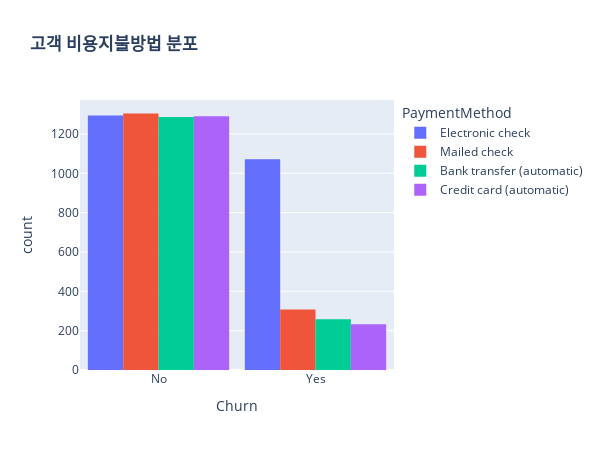

The notebook cell this image was saved under:
### Markdown cell above
- 이탈한 고객이라면, 인터넷 서비스를 제공받지 않아서 이탈했을 것 같다고 생각했지만 오히려 제공받지 않은 고객의 이탈 비율이 극히 낮았다

### Code cell
fig = px.histogram(df, x='Churn', color='PaymentMethod', barmode='group',
                  title='<b>고객 비용지불방법 분포<b>')
fig.update_layout(width=600, height=450, bargap=0.1)
fig.show()

### Figure 1 — Plotly figure (JSON) as saved in the notebook; plotly's stock layout.template omitted (floating-point values rounded to 4 significant figures; data arrays with more than 128 entries replaced by an {"elided": "..."} marker saying what was removed)
{"data": [{"alignmentgroup": "True", "bingroup": "x", "hovertemplate": "PaymentMethod=Electronic check<br>Churn=%{x}<br>count=%{y}<extra></extra>", "legendgroup": "Electronic check", "marker": {"color": "#636efa", "pattern": {"shape": ""}}, "name": "Electronic check", "offsetgroup": "Electronic check", "orientation": "v", "showlegend": true, "type": "histogram", "x": {"elided": "2365 str values"}, "xaxis": "x", "yaxis": "y"}, {"alignmentgroup": "True", "bingroup": "x", "hovertemplate": "PaymentMethod=Mailed check<br>Churn=%{x}<br>count=%{y}<extra></extra>", "legendgroup": "Mailed check", "marker": {"color": "#EF553B", "pattern": {"shape": ""}}, "name": "Mailed check", "offsetgroup": "Mailed check", "orientation": "v", "showlegend": true, "type": "histogram", "x": {"elided": "1612 str values"}, "xaxis": "x", "yaxis": "y"}, {"alignmentgroup": "True", "bingroup": "x", "hovertemplate": "PaymentMethod=Bank transfer (automatic)<br>Churn=%{x}<br>count=%{y}<extra></extra>", "legendgroup": "Bank transfer (automatic)", "marker": {"color": "#00cc96", "pattern": {"shape": ""}}, "name": "Bank transfer (automatic)", "offsetgroup": "Bank transfer (automatic)", "orientation": "v", "showlegend": true, "type": "histogram", "x": {"elided": "1544 str values"}, "xaxis": "x", "yaxis": "y"}, {"alignmentgroup": "True", "bingroup": "x", "hovertemplate": "PaymentMethod=Credit card (automatic)<br>Churn=%{x}<br>count=%{y}<extra></extra>", "legendgroup": "Credit card (automatic)", "marker": {"color": "#ab63fa", "pattern": {"shape": ""}}, "name": "Credit card (automatic)", "offsetgroup": "Credit card (automatic)", "orientation": "v", "showlegend": true, "type": "histogram", "x": {"elided": "1522 str values"}, "xaxis": "x", "yaxis": "y"}], "layout": {"bargap": 0.1, "barmode": "group", "height": 450, "legend": {"title": {"text": "PaymentMethod"}, "tracegroupgap": 0}, "title": {"text": "<b>고객 비용지불방법 분포<b>"}, "width": 600, "xaxis": {"anchor": "y", "domain": [0, 1], "title": {"text": "Churn"}}, "yaxis": {"anchor": "x", "domain": [0, 1], "title": {"text": "count"}}}}
